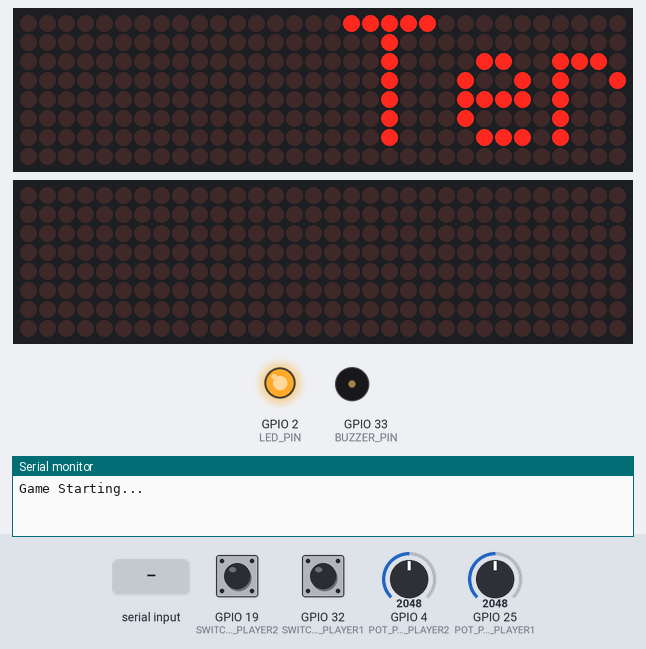
The sketch below on a simulated ESP32. Shown: 2 × 32×8 LED matrix, output pins drawn as LEDs (lit = HIGH), buzzer (waves = sounding), the last lines printed to the serial monitor. The test bench sets the inputs (shaded band); at power-on: GPIO 19 (SWITCH_PIN_PLAYER2) HIGH, GPIO 32 (SWITCH_PIN_PLAYER1) HIGH, GPIO 4 (POT_PIN_PLAYER2) = 2048, GPIO 25 (POT_PIN_PLAYER1) = 2048 (analog values on the 0–4095 scale). Random numbers use the default seed unless the sketch sets one; nothing arrives over Bluetooth unless stated; pins used as bus, display or sensor lines are not drawn.

Above: at 1.3 s.
1.4 s: "TEXT:,45\n" received over the second serial link
At 3.55 s:
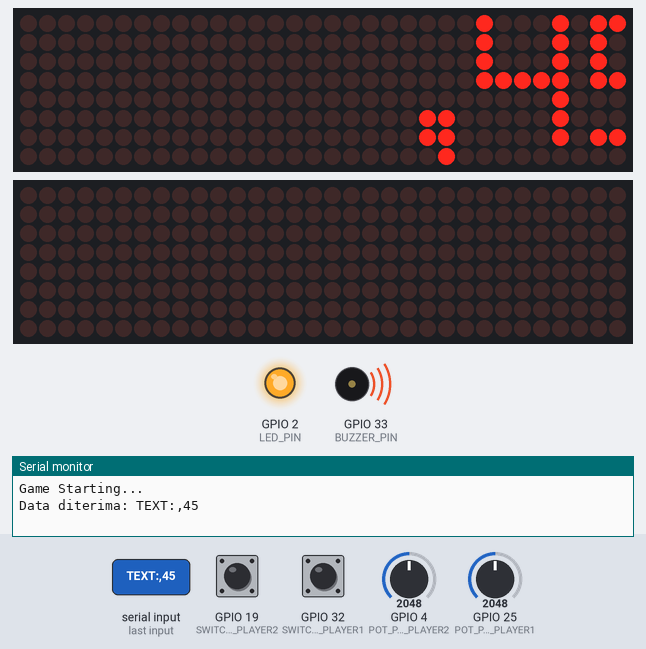
11.9 s: GPIO 19 (SWITCH_PIN_PLAYER2) pulled LOW for 3.2 s
At 14.16 s:
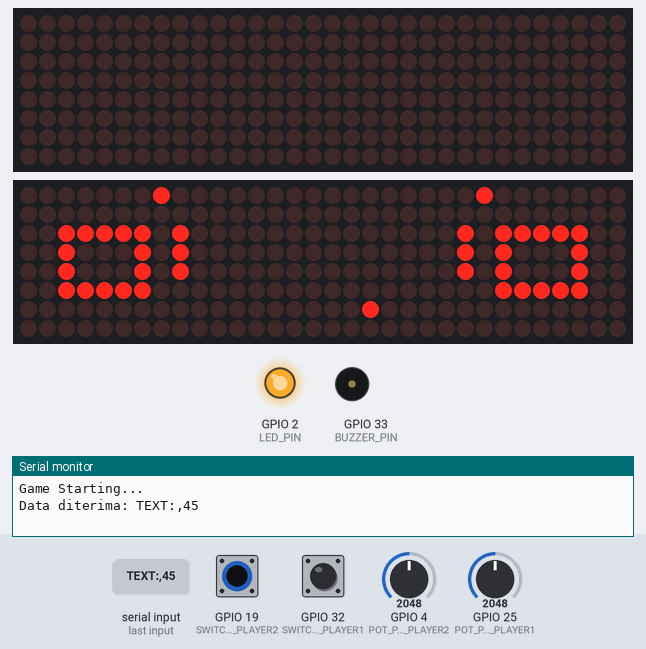
15.7 s: GPIO 32 (SWITCH_PIN_PLAYER1) pulled LOW for 1 s
At 20.0 s:
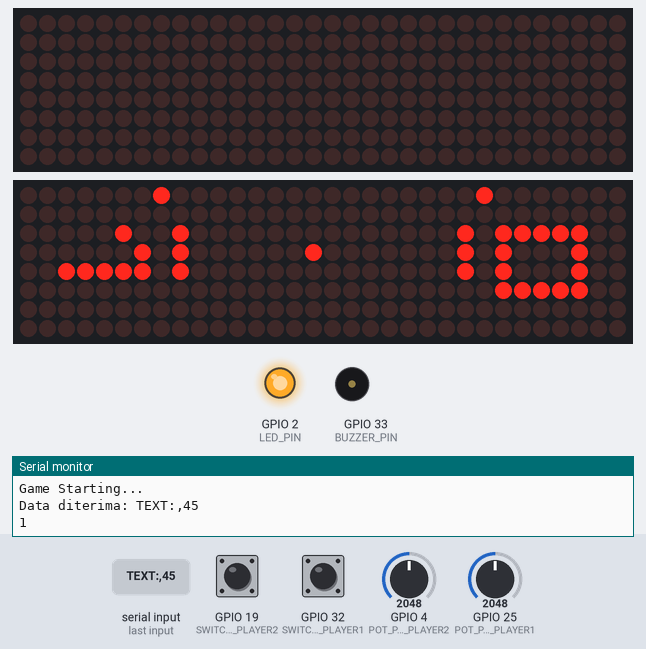
20.3 s: GPIO 19 (SWITCH_PIN_PLAYER2) pulled LOW for 1 s
At 21.34 s:
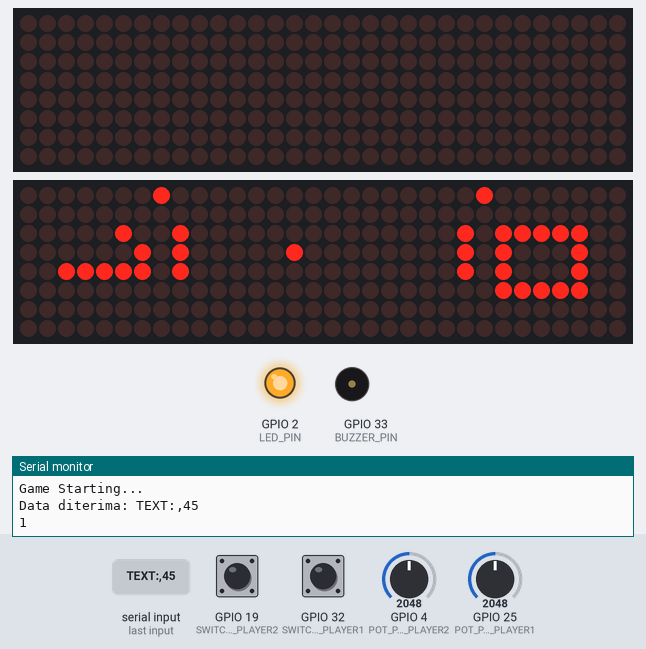
Timing chart, 0 to 24.6 s (numbered marks = the images above; inputs shaded):
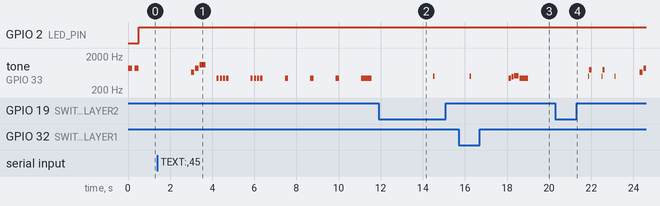

The sketch:

pong_game_18dec.ino
```cpp
#include <Arduino.h>
#include <LedControl.h>
#include <MD_Parola.h>
#include <MD_MAX72xx.h>
#include <SPI.h>
#include <BluetoothSerial.h>
#include "BluetoothBuzzer.h"
#include "Countdown.h"
#include "Goal.h"
#include "Numbers.h"
#include "PaddleSwitchBuzzer.h"
#include "PongGameBuzzer.h"
#include "SwitchProgramBuzzer.h"
#include "SetWinnerBuzzer.h"
#include "WinnerBuzzer.h"

#define HARDWARE_TYPE MD_MAX72XX::FC16_HW
#define LED_PIN    2
#define DATA_PIN   23
#define CLOCK_PIN  18
#define CS_PIN    5
#define NUM_MODULES 4
#define POT_PIN_PLAYER1 25
#define POT_PIN_PLAYER2 4
#define SWITCH_PIN_PLAYER1 32
#define SWITCH_PIN_PLAYER2 19

BluetoothSerial SerialBT;
MD_Parola display = MD_Parola(HARDWARE_TYPE, DATA_PIN, CLOCK_PIN, CS_PIN, NUM_MODULES);
LedControl lc = LedControl(DATA_PIN, CLOCK_PIN, CS_PIN, NUM_MODULES);

bool isConnected = false;
String displayText = "Rigel Ramadhani Waloni - 5024221058";
unsigned long previousMillis = 0;
const long ledInterval = 500;
int scrollSpeed = 55;

int paddleHeight = 3;
int paddleY_Player1 = 0;
int paddleY_Player2 = 0;
int scorePlayer1 = 0;
int scorePlayer2 = 0;
int lastScorePlayer1 = -1;
int lastScorePlayer2 = -1;
int ballX;
int ballY;
int ballDirX = 1;
int ballDirY = 1;
int setWinsPlayer1 = 0;
int setWinsPlayer2 = 0;

unsigned long lastBallMoveTime = 0;
const int ballSpeedDelayNormal = 110;
int ballSpeedDelay = ballSpeedDelayNormal;

const int maxSetWins = 3;

bool switchPlayer1 = false;
bool switchPlayer2 = false;

int lastScorer = -1;

unsigned long lastSmashPlayer1 = 0;
unsigned long lastSmashPlayer2 = 0;
const unsigned long smashCooldown = 10000;

bool pongGameProgram = false;
bool pongGameStart = false;
unsigned long lastSwitchPlayer1 = 0;
unsigned long lastSwitchPlayer2 = 0;
const unsigned long waitChangeProgram = 3000;

void displayNumber(int module, int number, bool player2 = false) {
  lc.clearDisplay(module);
  for (int col = 0; col < 8; col++) {
    byte rotatedData = 0;

    if (player2) {
      for (int row = 0; row < 8; row++) {

        if (numbers[number][col] & (1 << (7 - row))) {
          rotatedData |= (1 << row);
        }
      }
      lc.setColumn(module, col, rotatedData);
    } else {
      for (int row = 0; row < 8; row++) {

        if (numbers[number][row] & (1 << (7 - col))) {
          rotatedData |= (1 << row);
        }
      }
      lc.setRow(module, col, rotatedData);
    }
  }


  for (int i = 0; i < setWinsPlayer1; i++) {
    int y1 = (i == 0) ? 0 : 3;
    lc.setLed(3, y1, 0, true);
    lc.setLed(3, y1 + 1, 0, true);
  }


  for (int i = 0; i < setWinsPlayer2; i++) {
    int y2 = (i == 0) ? 0 : 3;
    lc.setLed(0, y2, 7, true);
    lc.setLed(0, y2 + 1, 7, true);
  }


  if (millis() - lastSmashPlayer1 >= smashCooldown) {
    lc.setLed(3, 0, 7, true);
  } else {
    lc.setLed(3, 0, 7, false);
  }

  if (millis() - lastSmashPlayer2 >= smashCooldown) {
    lc.setLed(0, 0, 0, true);
  } else {
    lc.setLed(0, 0, 0, false);
  }
}

void showCountdown() {
  for (int i = 0; i < NUM_MODULES; i++) {
    lc.clearDisplay(i);
  }

  lc.clearDisplay(1);
  lc.clearDisplay(2);
  for (int i = 0; i < 8; i++) {
    lc.setRow(2, i, number3Module2[i]);
    lc.setRow(1, i, number3Module1[i]);
  }
  playCountdownBeep();
  delay(1000);

  lc.clearDisplay(1);
  lc.clearDisplay(2);
  for (int i = 0; i < 8; i++) {
    lc.setRow(2, i, number2Module2[i]);
    lc.setRow(1, i, number2Module1[i]);
  }
  playCountdownBeep();
  delay(1000);

  lc.clearDisplay(1);
  lc.clearDisplay(2);
  for (int i = 0; i < 8; i++) {
    lc.setRow(2, i, number1Module2[i]);
    lc.setRow(1, i, number1Module1[i]);
  }
  playCountdownBeep();
  delay(1000);

  lc.clearDisplay(1);
  lc.clearDisplay(2);
  playCountdownBeep(true);
}

void updateSmashIndicator() {

  if (millis() - lastSmashPlayer1 >= smashCooldown) {
    lc.setLed(3, 0, 7, true);
  } else {
    lc.setLed(3, 0, 7, false);
  }


  if (millis() - lastSmashPlayer2 >= smashCooldown) {
    lc.setLed(0, 0, 0, true);
  } else {
    lc.setLed(0, 0, 0, false);
  }
}

void resetBall(bool randomStart = false) {
  ballSpeedDelay = ballSpeedDelayNormal;

  ballX = 7;
  ballY = 3;

  int module = (ballX < 8) ? 2 : 1;
  int xPos = (ballX < 8) ? ballX : ballX - 8;

  for (int i = 0; i < paddleHeight; i++) {
    lc.setLed(2, paddleY_Player1 + i, 0, true);
    lc.setLed(1, paddleY_Player2 + i, 7, true);
  }

  lc.setLed(module, ballY, xPos, true);
  delay(1000);

  if (randomStart) {

    ballDirX = (random(0, 2) == 0) ? -1 : 1;
    ballDirY = (random(0, 2) == 0) ? -1 : 1;
  } else if (lastScorer != -1) {

    ballDirX = (lastScorer == 0) ? 1 : -1;
    ballDirY = 0;
  }


  displayNumber(0, scorePlayer2, true);
  displayNumber(3, scorePlayer1, false);

  delay(1000);
}

void handleGoal(int scorer) {
  if (scorer == 0) {
    scorePlayer2++;
    displayNumber(0, scorePlayer2, true);
  } else if (scorer == 1) {
    scorePlayer1++;
    displayNumber(3, scorePlayer1, false);
  }

  lastScorer = scorer;
  Serial.println(lastScorer);
  playGoalMelody();

  for (int i = 0; i < setWinsPlayer1; i++) {
    int y1 = (i == 0) ? 0 : 3;
    lc.setLed(3, y1, 0, true);
    lc.setLed(3, y1 + 1, 0, true);
  }

  for (int i = 0; i < setWinsPlayer2; i++) {
    int y2 = (i == 0) ? 0 : 3;
    lc.setLed(0, y2, 7, true);
    lc.setLed(0, y2 + 1, 7, true);
  }

  if (millis() - lastSmashPlayer1 >= smashCooldown) {
    lc.setLed(3, 0, 7, true);
  } else {
    lc.setLed(3, 0, 7, false);
  }

  if (millis() - lastSmashPlayer2 >= smashCooldown) {
    lc.setLed(0, 0, 0, true);
  } else {
    lc.setLed(0, 0, 0, false);
  }

  resetBall();
}

void startBall() {
  if ((lastScorer == 0 && switchPlayer1) || (lastScorer == 1 && switchPlayer2)) {
    ballDirY = (random(0, 2) == 0) ? -1 : 1;
  }
}

void checkSetWinner() {

  for (int i = 0; i < setWinsPlayer1; i++) {
    int y1 = (i == 0) ? 0 : 3;
    lc.setLed(3, y1, 0, true);
    lc.setLed(3, y1 + 1, 0, true);
  }

  for (int i = 0; i < setWinsPlayer2; i++) {
    int y2 = (i == 0) ? 0 : 3;
    lc.setLed(0, y2, 7, true);
    lc.setLed(0, y2 + 1, 7, true);
  }

  if (scorePlayer1 >= 11 && (scorePlayer1 - scorePlayer2) >= 2) {
    setWinsPlayer1++;
    playSetWinMelody();
    Serial.println("Player 1 Wins the Set!");
    if (setWinsPlayer1 < maxSetWins) {
      resetSet();
    }
  }

  if (scorePlayer2 >= 11 && (scorePlayer2 - scorePlayer1) >= 2) {
    setWinsPlayer2++;
    playSetWinMelody();
    Serial.println("Player 2 Wins the Set!");
    if (setWinsPlayer2 < maxSetWins) {
      resetSet();
    }
  }

  if (setWinsPlayer1 == maxSetWins) {
    Serial.println("Player 1 Wins the Match!");

    lc.clearDisplay(0);
    lc.clearDisplay(1);
    lc.clearDisplay(2);
    lc.clearDisplay(3);

    showWinner(1);
    delay(50);
    playWinningMelody();
    while (true) {}
  }

  if (setWinsPlayer2 == maxSetWins) {
    Serial.println("Player 2 Wins the Match!");

    lc.clearDisplay(0);
    lc.clearDisplay(1);
    lc.clearDisplay(2);
    lc.clearDisplay(3);

    showWinner(2);
    delay(50);
    playWinningMelody();
    while (true) {}
  }
}

void blinkScore(int module, int score, bool player2) {
  if (player2) {
    for (int i = 0; i < 5; i++) {
      displayNumber(module, score, true);
      delay(200);
      lc.clearDisplay(module);
      delay(200);
    }
    displayNumber(module, score, true);
  } else {
    for (int i = 0; i < 5; i++) {
      displayNumber(module, score, false);
      delay(200);
      lc.clearDisplay(module);
      delay(200);
    }
    displayNumber(module, score, false);
  }
}

void resetSet() {

  if (scorePlayer1 >= 11 && (scorePlayer1 - scorePlayer2) >= 2) {
    blinkScore(3, scorePlayer1, false);
  } else if (scorePlayer2 >= 11 && (scorePlayer2 - scorePlayer1) >= 2) {
    blinkScore(0, scorePlayer2, true);
  }

  scorePlayer1 = 0;
  scorePlayer2 = 0;
  displayNumber(0, scorePlayer2, true);
  displayNumber(3, scorePlayer1, false);

  delay(1000);
  resetBall();
}

void showWinner(int player) {
  for (int i = 0; i < NUM_MODULES; i++) {
    lc.clearDisplay(i);
  }

  for (int i = 0; i < 8; i++) {
    if (player == 1) {
      lc.setRow(3, i, number1[i]);
    } else if (player == 2) {
      lc.setRow(3, i, number2[i]);
    }
  }

  for (int i = 0; i < 8; i++) {
    lc.setRow(2, i, letterW[i]);
  }

  for (int i = 0; i < 8; i++) {
    lc.setRow(1, i, letterI[i]);
  }

  for (int i = 0; i < 8; i++) {
    lc.setRow(0, i, letterN[i]);
  }
}

void updateDisplayParola() {
  display.displayClear();
  display.displayReset();
  display.displayText(displayText.c_str(), PA_CENTER, scrollSpeed, 500, PA_SCROLL_LEFT, PA_SCROLL_LEFT);
}

void updateDisplayLC() {
  displayNumber(0, scorePlayer2, true);
  displayNumber(3, scorePlayer1, false);
}

void setup() {
  Serial.begin(115200);
  Serial.println("Game Starting...");

  pinMode(CS_PIN, OUTPUT);
  digitalWrite(CS_PIN, HIGH);


  activateParola();
  display.begin();
  display.setIntensity(5);
  display.setTextAlignment(PA_CENTER);
  deactivateParola();


  activateLedControl();
  for (int i = 0; i < NUM_MODULES; i++) {
    lc.shutdown(i, false);
    lc.setIntensity(i, 5);
    lc.clearDisplay(i);
  }
  deactivateLedControl();

  pinMode(BUZZER_PIN, OUTPUT);
  pinMode(POT_PIN_PLAYER1, INPUT);
  pinMode(POT_PIN_PLAYER2, INPUT);
  pinMode(SWITCH_PIN_PLAYER1, INPUT_PULLUP);
  pinMode(SWITCH_PIN_PLAYER2, INPUT_PULLUP);

  pinMode(LED_PIN, OUTPUT);
  digitalWrite(LED_PIN, LOW);

  analogReadResolution(12);

  activateParola();
  display.displayText(displayText.c_str(), PA_CENTER, scrollSpeed, 500, PA_SCROLL_LEFT, PA_SCROLL_LEFT);

  SerialBT.begin("Rigel-Matrix-ESP32");
}

void loop() {
  // SWITCH PROGRAM
  if (digitalRead(SWITCH_PIN_PLAYER1) == 1 && digitalRead(SWITCH_PIN_PLAYER2) == 1) {
    if (millis() - lastSwitchPlayer1 >= waitChangeProgram && millis() - lastSwitchPlayer2 >= waitChangeProgram) {
      pongGameProgram = !pongGameProgram;
      playSwitchProgramSound();
      lastSwitchPlayer1 = millis();
      lastSwitchPlayer2 = millis();

      if (pongGameProgram) {
        SerialBT.end();
      } else {
        SerialBT.begin("Rigel-Matrix-ESP32");
      }

      display.displayClear();
      display.displayReset();

      pinMode(CS_PIN, OUTPUT);
      digitalWrite(CS_PIN, HIGH);
      delay(500);
      digitalWrite(CS_PIN, LOW);
    }
  } else {
    lastSwitchPlayer1 = millis();
    lastSwitchPlayer2 = millis();

  }


  // PROGRAM NAME AND NIM DISPLAY
  if (pongGameProgram == false) {
    if (SerialBT.hasClient()) {
      if (!isConnected) {
        isConnected = true;
        playBluetoothConnectSound();
        digitalWrite(LED_PIN, HIGH);
        displayText = "Terhubung!";
        updateDisplayParola();
      }


      if (SerialBT.available()) {
        String receivedData = SerialBT.readString();
        receivedData.trim();

        Serial.print("Data diterima: ");
        Serial.println(receivedData);

        if (receivedData.startsWith("TEXT:")) {
          displayText = receivedData.substring(5);
          updateDisplayParola();
        } else if (receivedData.startsWith("SPEED:")) {
          scrollSpeed = receivedData.substring(6).toInt();
          Serial.print("Scroll Speed diatur ke: ");
          Serial.println(scrollSpeed);


          display.setSpeed(scrollSpeed);
        }
      }
    } else {
      if (isConnected) {
        isConnected = false;
        playBluetoothDisconnectSound();
        digitalWrite(LED_PIN, LOW);
        displayText = "Rigel Ramadhani Waloni - 5024221058";
        updateDisplayParola();
      }

      blinkLED();
    }

    if (display.displayAnimate()) {
      display.displayReset();
    }
  }


    // PROGRAM PONG GAME
  if (pongGameProgram) {
    if (pongGameStart == false) {

      deactivateParola();
      activateLedControl();

      for (int i = 0; i < NUM_MODULES; i++) {
          lc.shutdown(i, false);
          lc.setIntensity(i, 5);
          lc.clearDisplay(i);
      }

      showPong(lc);
      delay(1000);

      showGame(lc);
      delay(1000);

      showCountdown();

      ballX = 7;
      ballY = 3;

      int module = (ballX < 8) ? 2 : 1;
      int xPos = (ballX < 8) ? ballX : ballX - 8;
      lc.setLed(module, ballY, xPos, true);
      delay(2000);

      displayNumber(0, scorePlayer2, true);
      displayNumber(3, scorePlayer1, false);

      pongGameStart = true;
  }
    static int lastBallX = -1, lastBallY = -1;

    paddleY_Player1 = map(analogRead(POT_PIN_PLAYER1), 0, 4095, 0, 5);
    paddleY_Player2 = map(analogRead(POT_PIN_PLAYER2), 0, 4095, 0, 5);
    switchPlayer1 = digitalRead(SWITCH_PIN_PLAYER1);
    switchPlayer2 = digitalRead(SWITCH_PIN_PLAYER2);

    updateSmashIndicator();

    if (millis() - lastBallMoveTime >= ballSpeedDelay) {
      lastBallMoveTime = millis();

      if (lastBallX >= 0) {
        int prevModule = (lastBallX < 8) ? 2 : 1;
        int prevXPos = (lastBallX < 8) ? lastBallX : lastBallX - 8;
        lc.setLed(prevModule, lastBallY, prevXPos, false);
      }

      ballX += ballDirX;
      ballY += ballDirY;

      if (ballY == 0 || ballY == 7) {
        ballDirY = -ballDirY;
      }

      if (ballX == 0 && ballY >= paddleY_Player1 && ballY < paddleY_Player1 + paddleHeight) {
        ballDirX = 1;
        playPaddleBounce();

        if (switchPlayer1 == 1 && millis() - lastSmashPlayer1 >= smashCooldown) {
          ballSpeedDelay = 30;
          ballDirY = 0;
          playSmashSound();
          lastSmashPlayer1 = millis();
        } else if (ballDirY == 0) {
          ballDirY = (random(0, 2) == 0) ? -1 : 1;
          ballSpeedDelay = ballSpeedDelayNormal;
        }
      }

      if (ballX == 15 && ballY >= paddleY_Player2 && ballY < paddleY_Player2 + paddleHeight) {
        ballDirX = -1;
        playPaddleBounce();

        if (switchPlayer2 == 1 && millis() - lastSmashPlayer2 >= smashCooldown) {
          ballSpeedDelay = 30;
          ballDirY = 0;
          playSmashSound();
          lastSmashPlayer2 = millis();
        } else if (ballDirY == 0) {
          ballDirY = (random(0, 2) == 0) ? -1 : 1;
          ballSpeedDelay = ballSpeedDelayNormal;
        }
      }

      if (ballX < 0) {
        handleGoal(0);
      }
      if (ballX > 15) {
        handleGoal(1);
      }

      checkSetWinner();

      lastBallX = ballX;
      lastBallY = ballY;
    }

    lc.clearDisplay(2);
    for (int i = 0; i < paddleHeight; i++) {
      lc.setLed(2, paddleY_Player1 + i, 0, true);
    }

    lc.clearDisplay(1);
    for (int i = 0; i < paddleHeight; i++) {
      lc.setLed(1, paddleY_Player2 + i, 7, true);
    }

    int module = (ballX < 8) ? 2 : 1;
    int xPos = (ballX < 8) ? ballX : ballX - 8;
    lc.setLed(module, ballY, xPos, true);

    delay(10);
  }
}

void activateParola() {
  deactivateLedControl();
  digitalWrite(CS_PIN, LOW);
}

void deactivateParola() {
  digitalWrite(CS_PIN, HIGH);
}

void activateLedControl() {
  deactivateParola();
  digitalWrite(CS_PIN, LOW);
}

void deactivateLedControl() {
  digitalWrite(CS_PIN, HIGH);
}

void blinkLED() {
  unsigned long currentMillis = millis();

  if (currentMillis - previousMillis >= ledInterval) {
    previousMillis = currentMillis;
    digitalWrite(LED_PIN, !digitalRead(LED_PIN));
  }
}
```

BluetoothBuzzer.h
```cpp
#ifndef BLUETOOTH_BUZZER_H
#define BLUETOOTH_BUZZER_H

#include <Arduino.h>

#define BUZZER_PIN 33

void playBluetoothConnectSound() {
  tone(BUZZER_PIN, 880, 200);
  delay(200);
  noTone(BUZZER_PIN);
  delay(100);
  tone(BUZZER_PIN, 880, 200);
  delay(200);
  noTone(BUZZER_PIN);
}

void playBluetoothDisconnectSound() {
  tone(BUZZER_PIN, 440, 200);
  delay(200);
  noTone(BUZZER_PIN);
  delay(100);
  tone(BUZZER_PIN, 440, 200);
  delay(200);
  noTone(BUZZER_PIN);
}

#endif
```

Countdown.h
```cpp
#ifndef COUNTDOWN_H
#define COUNTDOWN_H

#include <Arduino.h>
#define BUZZER_PIN 33

const byte number3Module2[8] = {
  0b00000111,
  0b00000000,
  0b00000000,
  0b00000111,
  0b00000000,
  0b00000000,
  0b00000000,
  0b00000111,
};

const byte number3Module1[8] = {
  0b11100000,
  0b00100000,
  0b00100000,
  0b11100000,
  0b00100000,
  0b00100000,
  0b00100000,
  0b11100000,
};

const byte number2Module2[8] = {
  0b00000111,
  0b00000000,
  0b00000000,
  0b00000111,
  0b00000100,
  0b00000100,
  0b00000100,
  0b00000111,
};

const byte number2Module1[8] = {
  0b11100000,
  0b00100000,
  0b00100000,
  0b11100000,
  0b00000000,
  0b00000000,
  0b00000000,
  0b11100000,
};

const byte number1Module2[8] = {
  0b00000001,
  0b00000010,
  0b00000100,
  0b00000000,
  0b00000000,
  0b00000000,
  0b00000000,
  0b00000111,
};

const byte number1Module1[8] = {
  0b11000000,
  0b01000000,
  0b01000000,
  0b01000000,
  0b01000000,
  0b01000000,
  0b01000000,
  0b11110000,
};

void playCountdownBeep(bool finalBeep = false) {
  if (finalBeep) {
    tone(BUZZER_PIN, 440, 500);
    delay(600);
  } else {
    tone(BUZZER_PIN, 440, 150);
    delay(200);
  }
  noTone(BUZZER_PIN);
}

#endif
```

Goal.h
```cpp
#ifndef GOAL_H
#define GOAL_H

#include <Arduino.h>

#define BUZZER_PIN 33

const int goalMelody[] = {
  440, 494, 523, 440
};

const int goalDurations[] = {
  100, 100, 200, 400
};

void playGoalMelody() {
  for (int i = 0; i < sizeof(goalMelody) / sizeof(goalMelody[0]); i++) {
    tone(BUZZER_PIN, goalMelody[i], goalDurations[i]);
    delay(goalDurations[i] * 1.3);
    noTone(BUZZER_PIN);
  }
}

#endif
```

PaddleSwitchBuzzer.h
```cpp
#ifndef PADDLEBUZZER_H
#define PADDLEBUZZER_H

#include <Arduino.h>

#define BUZZER_PIN 33

const int paddleBounceTone = 500;
const int paddleBounceDuration = 50;

const int smashTone = 800;
const int smashDuration = 100;

void playPaddleBounce() {
  tone(BUZZER_PIN, paddleBounceTone, paddleBounceDuration);
  delay(paddleBounceDuration);
  noTone(BUZZER_PIN);
}

void playSmashSound() {
  tone(BUZZER_PIN, smashTone, smashDuration);
  delay(smashDuration);
  noTone(BUZZER_PIN);
}

#endif
```

SetWinnerBuzzer.h
```cpp
#ifndef SET_WINNER_BUZZER_H
#define SET_WINNER_BUZZER_H

#include <Arduino.h>

#define BUZZER_PIN 33

const int setWinMelody[] = {
  440, 494, 523, 440, 0, 440, 494, 523, 440
};

const int noteDurationsSetWinner[] = {
  200, 200, 400, 200, 200, 200, 200, 400, 600
};

void playSetWinMelody() {
  for (int i = 0; i < sizeof(setWinMelody) / sizeof(setWinMelody[0]); i++) {
    if (setWinMelody[i] == 0) {
      delay(noteDurationsSetWinner[i]);
    } else {
      tone(BUZZER_PIN, setWinMelody[i], noteDurationsSetWinner[i]);
      delay(noteDurationsSetWinner[i] * 1.3);
      noTone(BUZZER_PIN);
    }
  }
}

#endif
```

Source omitted: Numbers.h (2399 bytes), PongGameBuzzer.h (2147 bytes), SwitchProgramBuzzer.h (456 bytes), WinnerBuzzer.h (1384 bytes)

Measured:
- by itself, tone on GPIO 33 (BUZZER_PIN): plays 660 Hz for 0.15 s, 880 Hz for 0.15 s, 1100 Hz for 0.30 s, 440 Hz for 0.10 s, 440 Hz for 0.10 s, 440 Hz for 0.10 s … (15 notes in this stretch)
- what the display in image 1 shows lasts 0.7 s, from 3.0 s to 3.7 s
